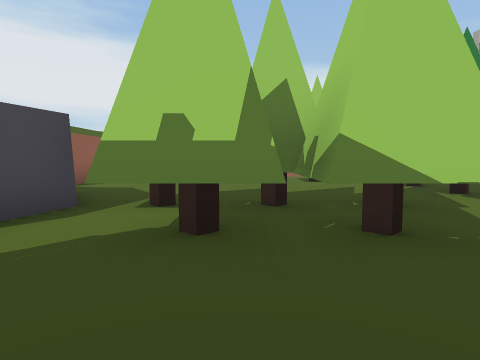
view 1 (above)

24 first-person views from a walk through a Unity game level. The camera is 1.3 m above the floor, tilts 4° down and sees 75° across. The floor is counted in squares, 2 m on a side. Each view is taken from the middle of a square. On the plan, view 1 faces up. The plan holds only what a view shows up to about 10 squares ahead; the rest is blank. The place goes on beyond the plan. Some surface patterns are stand-ins.

view 2
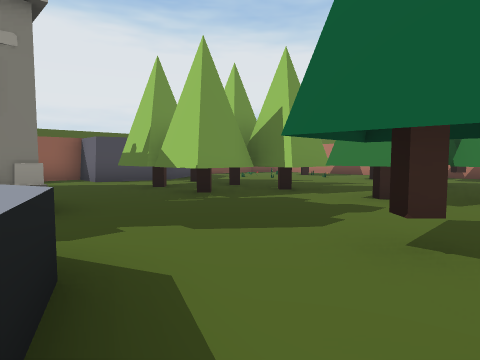

view 3
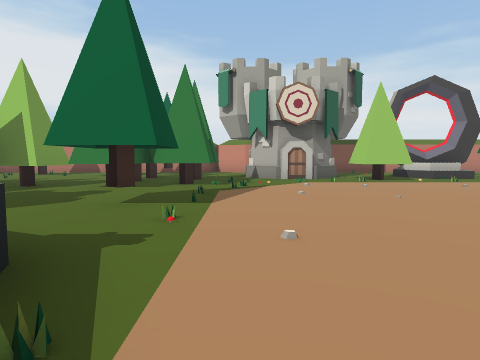

view 4
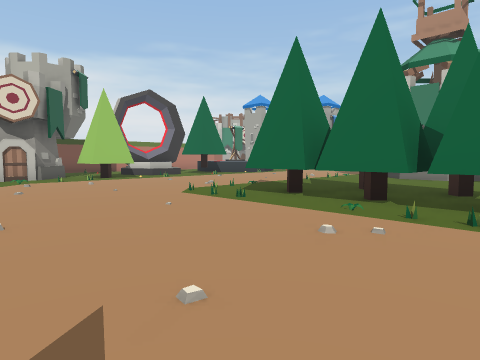

view 5
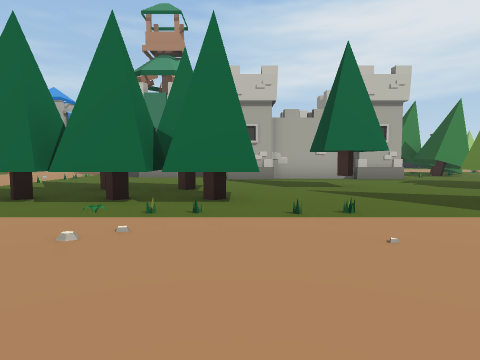

view 6
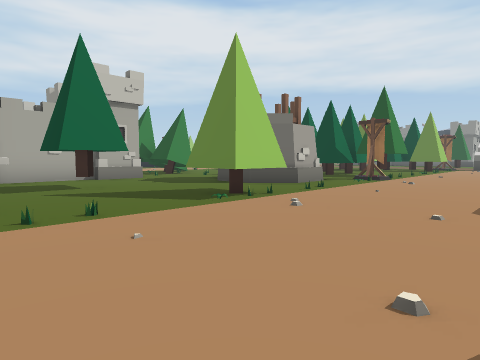

view 7
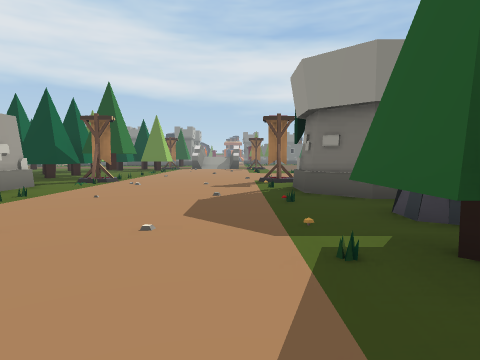

view 8
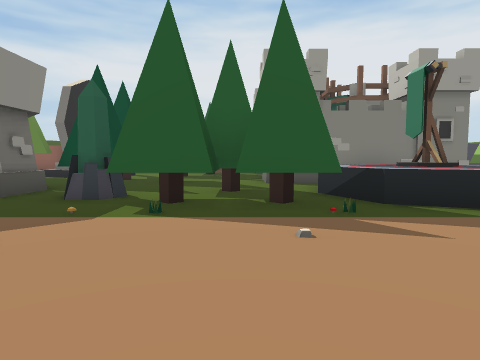

view 9
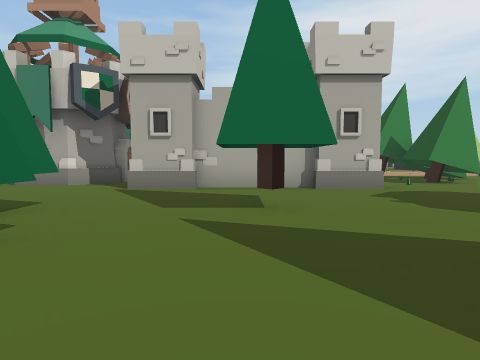

view 10
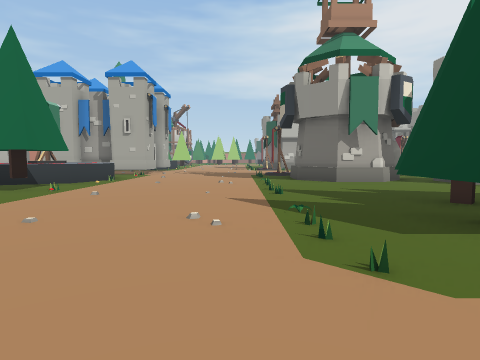

view 11
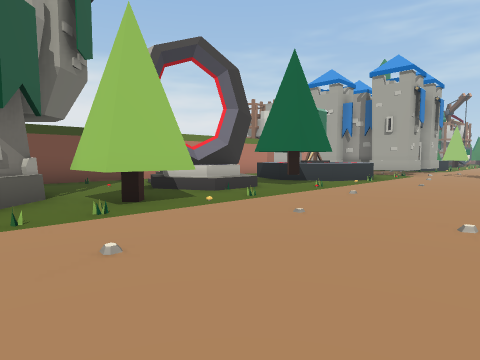

view 12
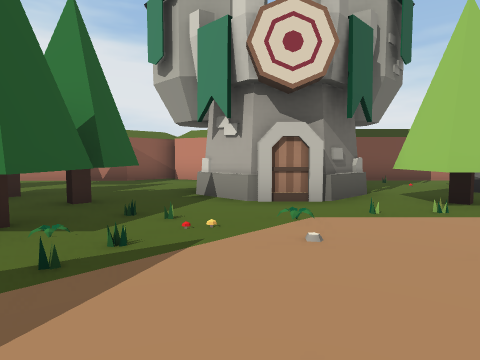

view 13
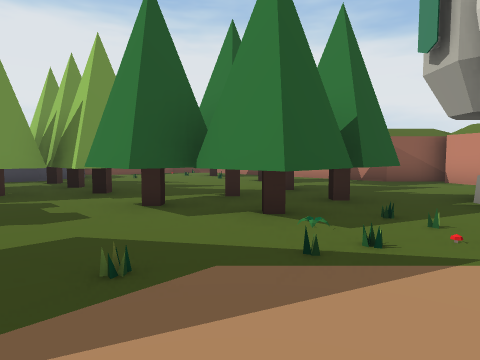

view 14
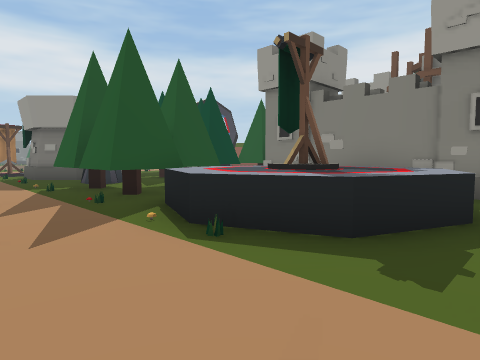

view 15
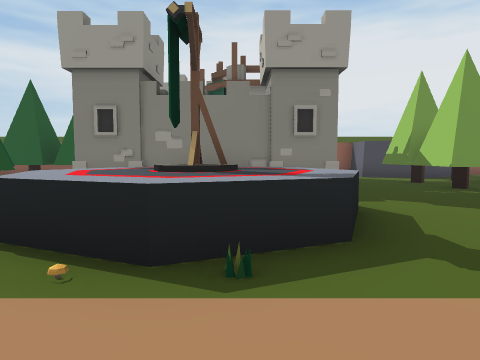

view 16
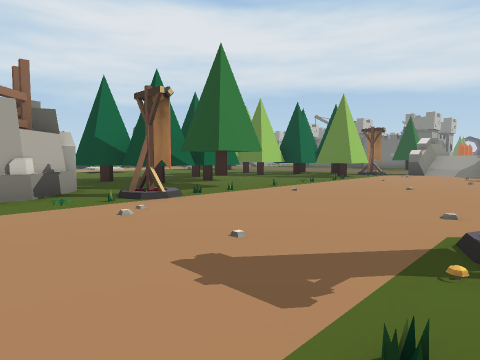

view 17
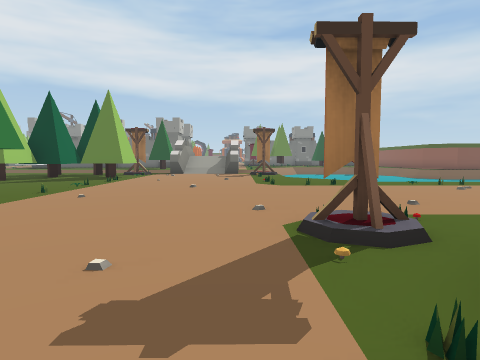

view 18
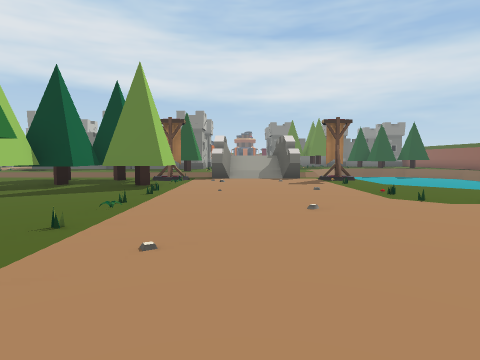

view 19
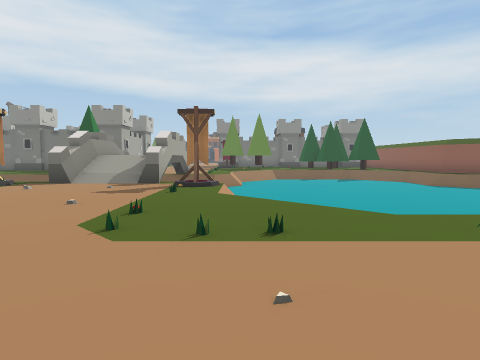

view 20
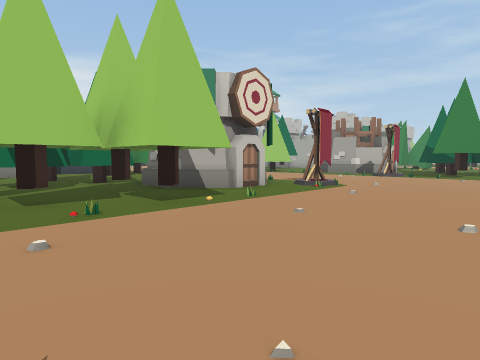

view 21
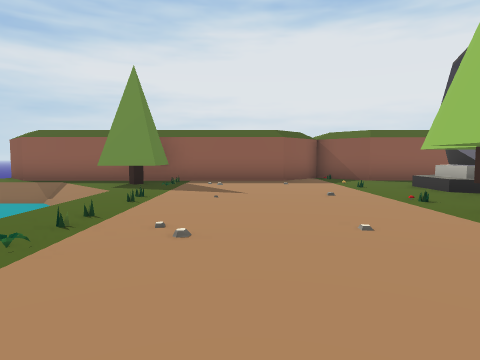

view 22
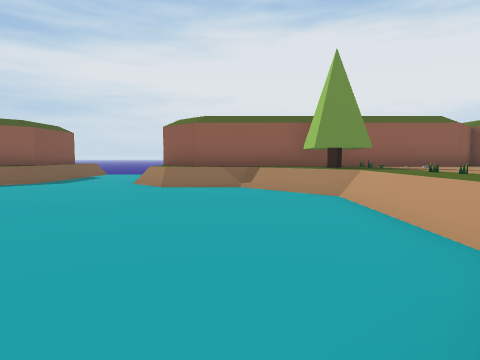

view 23
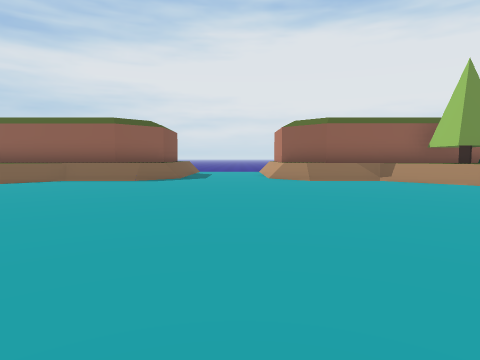

view 24
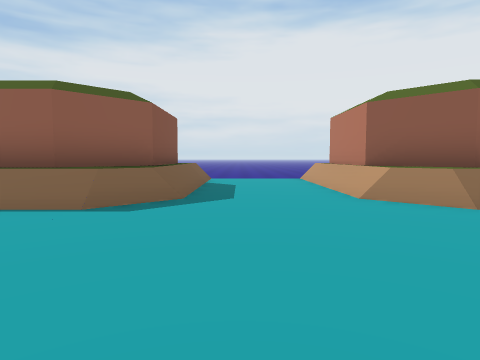

### Floor plan
Key: @ floor where view 1 was taken; # wall or solid block; x gap in a wall; . main floor; - floor 1 m lower than the main floor; : floor 1 m higher than the main floor; / step, stairs or slope; = window, fence, low wall or low ledge; ^ raised ledge; T tree; W tower; O other object.
Columns run from 9 left of view 1 to 20 right of it. Each row starts with its distance up from view 1.
 11            ####.#   ####
 10            ..x...   ./.
  9      #     T.O...   ../
  8      #.. ..T.x...# #..OOO.^^^
  7       .......###.##.TT//T#^^
  6       .......###....TT..T#.^^
  5       #. TT#.T##..............
  4       #.#T##.#.T..............
  3      ##.###T.................
  2      #..TTTT..##.............
  1      #........T#.............
  0          @WW.........#.....WW
 -1           W#^^^......#T#...WW
 -2            #^^^^.....#TT...WWW
 -3            #^^^^.....T##....W
 -4            #^^^......#....WW.
 -5            #  ##..........#
 -6             TT#T.......TT.#
 -7         T TT T##.......#T.#
 -8        T####.OOT....TT....WW
 -9         T #TTOO...........WW
-10          T##T^x.......##.....
-11      #   .### #......##  ..#T#
-12      #OOTT### #......##    ###
-13     ##...#TT.## ......#
-14     #.....##...O....O..T#.
-15     #...............TT#TT.
-16     ##..............T#T
-17      #................#
-18      #.................
-19      ##/..../.......... T
-20      #T//////..........#T
-21      #./-----/......#TTT
-22      #/-------/.....TT##
-23      #/-------//./..O##T
-24  #####/-------/O#//#O
-25 //////--------- =::=
-26 /--------------- --
-27 /--------------
-28 //////--------
-29  ####==------
-30     ##/----
-31      #/---

Where each view was taken, in squares from view 1:
view 1: 0 up, 0 right, facing up
view 2: 1 down, 6 right, facing up-left
view 3: 3 down, 7 right, facing up
view 4: 4 down, 7 right, facing up-right
view 5: 4 down, 7 right, facing right
view 6: 4 down, 7 right, facing down-right
view 7: 5 down, 7 right, facing down
view 8: 6 down, 10 right, facing left
view 9: 6 down, 10 right, facing right
view 10: 2 up, 9 right, facing right
view 11: 2 up, 9 right, facing up-right
view 12: 2 up, 8 right, facing up
view 13: 2 up, 8 right, facing up-left
view 14: 0 up, 8 right, facing down-left
view 15: 2 down, 8 right, facing left
view 16: 11 down, 6 right, facing down-right
view 17: 11 down, 7 right, facing down
view 18: 14 down, 9 right, facing down
view 19: 16 down, 5 right, facing down
view 20: 18 down, 1 left, facing up-right
view 21: 17 down, 5 right, facing left
view 22: 22 down, 5 right, facing left
view 23: 26 down, 6 right, facing left
view 24: 27 down, 1 right, facing left
